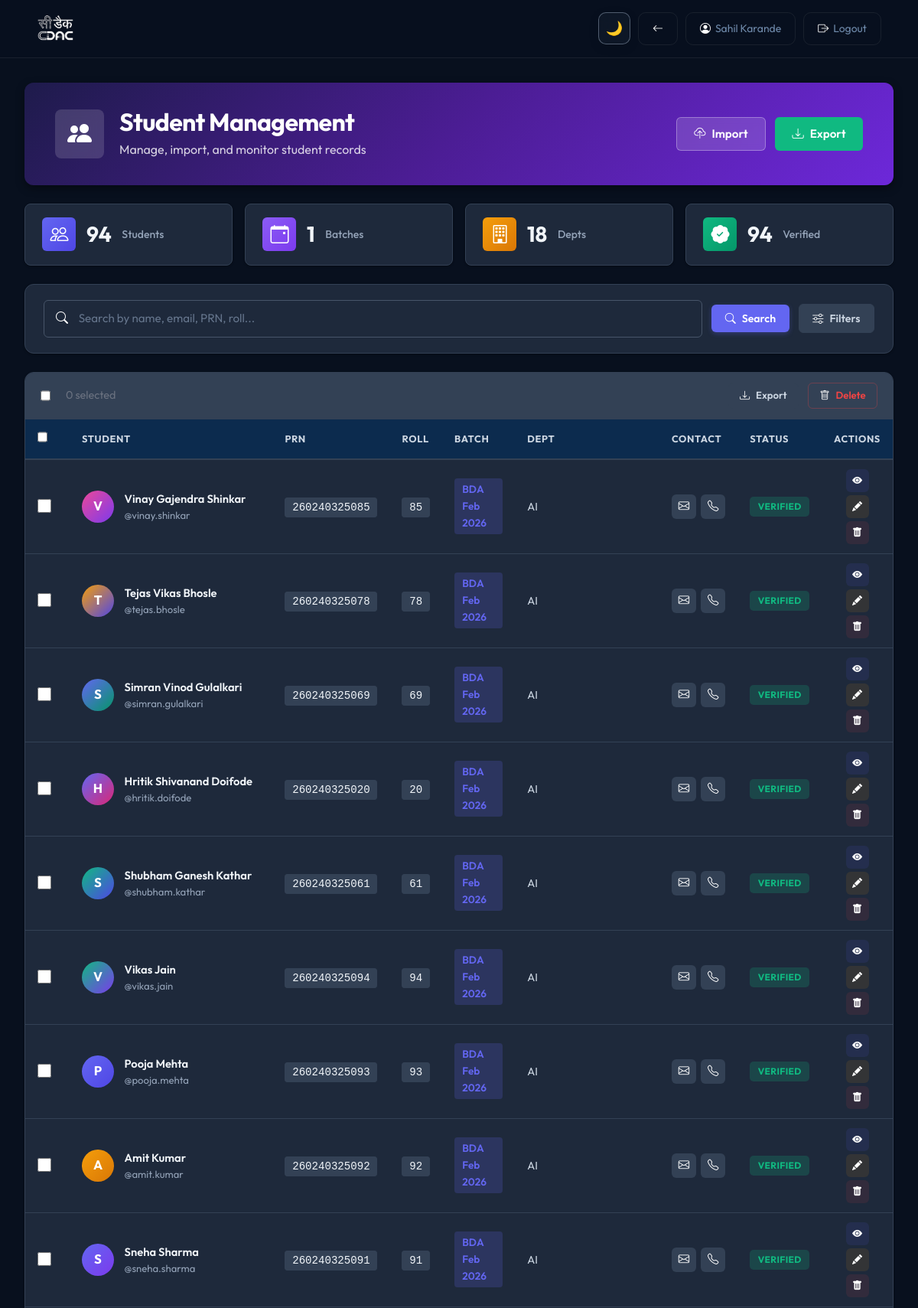
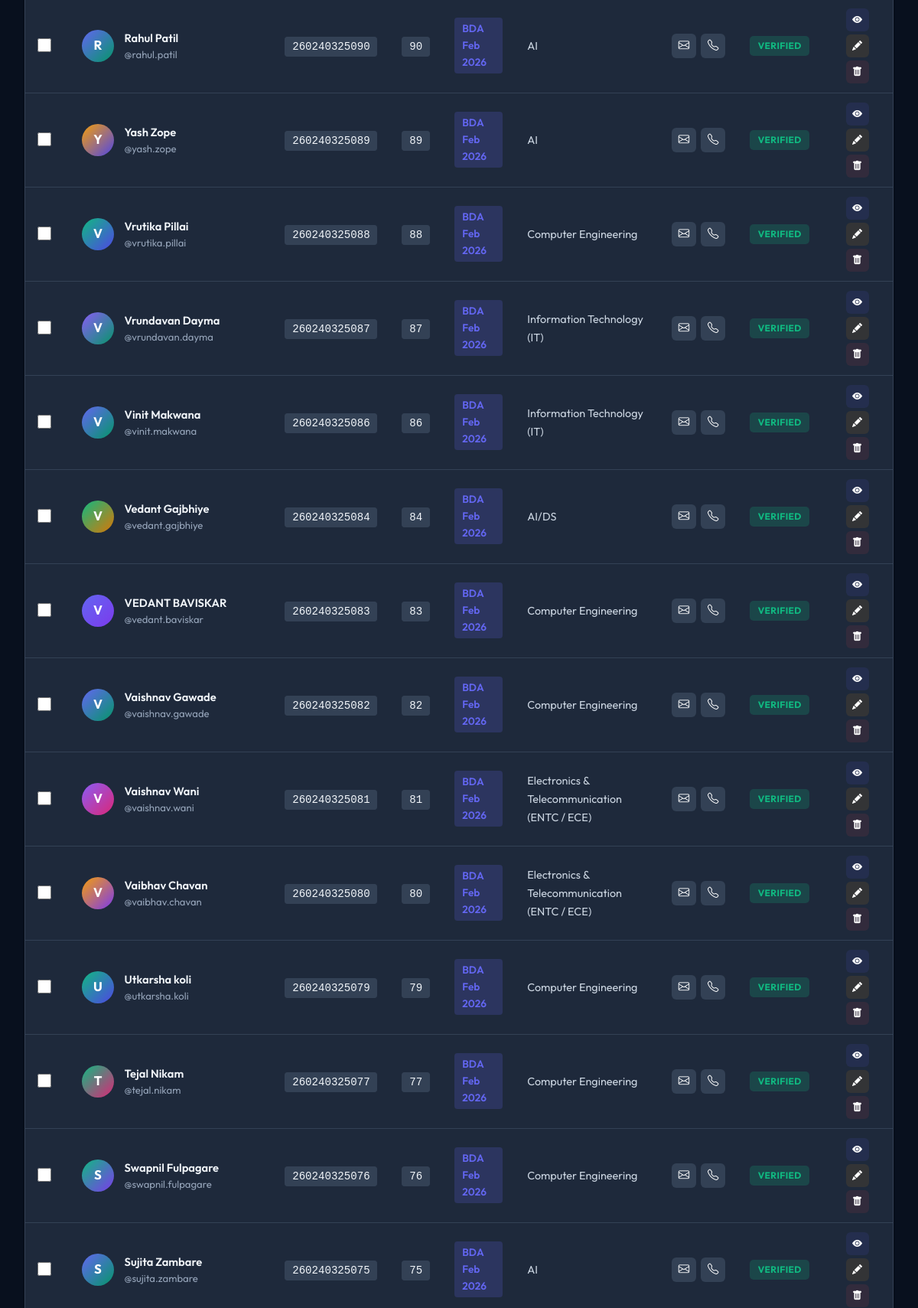
/faculty/students (signed in, upper part), run on the app's committed database (2 pictures, top to bottom).
### models.py (models this page shows, shortened)
class User(db.Model, UserMixin):
    __tablename__ = 'users'
    id = db.Column(db.Integer, primary_key=True)
    username = db.Column(db.String(50), unique=True, nullable=False)
    email = db.Column(db.String(100), unique=True, nullable=False)
    password_hash = db.Column(db.String(255), nullable=False)
    role = db.Column(db.String(20), nullable=False)  # 'student', 'faculty', or 'admin'
    full_name = db.Column(db.String(100))
    phone = db.Column(db.String(20))
    prn_number = db.Column(db.String(20), unique=True, nullable=True)
    roll_id = db.Column(db.String(20), nullable=True)
    batch = db.Column(db.String(20), nullable=True)
    department = db.Column(db.String(100), nullable=True)
    course = db.Column(db.String(100), nullable=True)  # e.g., PGCP-BDA, DAC, DBDA
    gender = db.Column(db.String(20), nullable=True)
    employee_id = db.Column(db.String(50), unique=True, nullable=True)
    is_verified = db.Column(db.Boolean, default=False)
    otp = db.Column(db.String(6), nullable=True)
    otp_created_at = db.Column(db.DateTime, nullable=True)
    created_at = db.Column(db.DateTime, default=datetime.utcnow)
    updated_at = db.Column(db.DateTime, default=datetime.utcnow, onupdate=datetime.utcnow)
    password_changed = db.Column(db.Boolean, default=False)  # Track if password changed
    password_changed_at = db.Column(db.DateTime, nullable=True)  # When password was changed
    created_exams = db.relationship('Exam', backref='creator', lazy=True, foreign_keys='Exam.creator_id')
    student_exams = db.relationship('StudentExam', backref='student', lazy=True, foreign_keys='StudentExam.student_id')
    total_violations = db.Column(db.Integer, default=0)

### backend/routes.py (the view, shortened to what this page needs)
    @app.route('/faculty/students')
    @login_required
    def faculty_student_list():
        if current_user.role not in ('faculty', 'admin'):
            flash('Access denied', 'error')
            return redirect(url_for('student_dashboard'))
        q = request.args.get('q', '').strip()
        batch = request.args.get('batch')
        department = request.args.get('department')
        verified = request.args.get('verified')
        has_phone = request.args.get('has_phone')
        sort = request.args.get('sort')
        query = User.query.filter(User.role == 'student')
        if current_user.role == 'faculty':
            faculty_course = _get_faculty_course()
            if faculty_course:
                query = query.filter(User.course == faculty_course)
            else:
                query = query.filter(db.false())  # Faculty has no course assigned
        if batch:
            query = query.filter(User.batch == batch)
        if department:
            query = query.filter(User.department == department)
        if verified == 'true':
            query = query.filter(User.is_verified == True)
        if verified == 'false':
            query = query.filter(User.is_verified == False)
        if has_phone == '1':
            query = query.filter(User.phone != None).filter(User.phone != '')
        if sort == 'name':
            query = query.order_by(User.full_name.asc())
        elif sort == 'batch':
            query = query.order_by(User.batch.asc())
        else:
            query = query.order_by(User.created_at.desc())
        students = query.all()
        batches = [b[0] for b in db.session.query(User.batch).distinct().all() if b[0]]
        departments = [d[0] for d in db.session.query(User.department).distinct().all() if d[0]]
        return render_template(
            'faculty/manage_students.html',
            students=students,
            batches=batches,
            departments=departments
        )

### frontend/templates/faculty/manage_students.html (shortened to what this page needs)
{% extends "base.html" %}
{% block extra_css %}
<link rel="stylesheet" href="{{ url_for('static', filename='css/student_management.css') }}">
{% endblock %}
{% block content %}
<div class="sm-container">
    <div class="sm-header">
        <div class="sm-header-left">
            <div class="sm-header-icon">
                <i class="bi bi-people-fill" colo></i>
            </div>
            <div>
                <h1 class="sm-title">Student Management</h1>
                <p class="sm-subtitle">Manage, import, and monitor student records</p>
            </div>
        </div>
        <div class="sm-header-actions">
            <button class="sm-btn sm-btn-outline" onclick="openImportModal()">
                <i class="bi bi-cloud-upload"></i> Import
            </button>
            <button class="sm-btn sm-btn-success" onclick="exportStudents()">
                <i class="bi bi-download"></i> Export
            </button>
        </div>
    </div>
    <div class="sm-stats-row">
        <div class="sm-stat-pill sm-stat-blue">
            <i class="bi bi-people"></i>
            <span class="sm-stat-num">{{ students|length }}</span>
            <span class="sm-stat-text">Students</span>
        </div>
        <div class="sm-stat-pill sm-stat-purple">
            <i class="bi bi-calendar-event"></i>
            <span class="sm-stat-num">{{ batches|length }}</span>
            <span class="sm-stat-text">Batches</span>
        </div>
        <div class="sm-stat-pill sm-stat-orange">
            <i class="bi bi-building"></i>
            <span class="sm-stat-num">{{ departments|length }}</span>
            <span class="sm-stat-text">Depts</span>
        </div>
        <div class="sm-stat-pill sm-stat-green">
            <i class="bi bi-patch-check-fill"></i>
            <span class="sm-stat-num">{{ students|selectattr('is_verified')|list|length }}</span>
            <span class="sm-stat-text">Verified</span>
        </div>
    </div>
    <div class="sm-search-card">
        <form method="get" id="filterForm" class="sm-search-form">
            <div class="sm-search-row">
                <div class="sm-search-input-wrap">
                    <input type="text" name="q" placeholder="Search by name, email, PRN, roll..."
                        value="{{ request.args.get('q', '') }}" autocomplete="off">
                </div>
                <button type="submit" class="sm-btn sm-btn-primary sm-btn-sm">
                    <i class="bi bi-search"></i> Search
                </button>
                <button type="button" class="sm-btn sm-btn-ghost sm-btn-sm" onclick="toggleAdvancedFilters()">
                    <i class="bi bi-sliders" id="filterToggleIcon"></i>
                    <span id="filterToggleText">Filters</span>
                </button>
            </div>
        </form>
    </div>
    {% if students %}
    <div class="sm-table-card">
        <div class="sm-table-toolbar">
            <div class="sm-toolbar-left">
                <input type="checkbox" id="selectAll" onclick="toggleSelectAll()" class="sm-checkbox">
                <span class="sm-selection-count" id="selectionCount">0 selected</span>
            </div>
            <div class="sm-toolbar-right">
                <button class="sm-btn sm-btn-ghost sm-btn-xs" onclick="exportSelected()">
                    <i class="bi bi-download"></i> Export
                </button>
                <button class="sm-btn sm-btn-danger-ghost sm-btn-xs" onclick="deleteSelected()">
                    <i class="bi bi-trash"></i> Delete
                </button>
            </div>
        </div>
        <div class="sm-table-wrap">
            <table class="sm-table">
                <thead>
                    <tr>
                        <th class="sm-th-check"><input type="checkbox" class="header-checkbox sm-checkbox"
                                onclick="toggleSelectAll()"></th>
                        <th>Student</th>
                        <th>PRN</th>
                        <th>Roll</th>
                        <th>Batch</th>
                        <th>Dept</th>
                        <th>Contact</th>
                        <th>Status</th>
                        <th>Actions</th>
                    </tr>
                </thead>
                <tbody>
                    {% for student in students %}
                    <tr>
                        <td><input type="checkbox" class="student-checkbox sm-checkbox" value="{{ student.id }}"></td>
                        <td>
                            <div class="sm-student-cell">
                                <div class="sm-avatar"
                                    style="background: linear-gradient(135deg, {{ ['#6366f1', '#8b5cf6', '#ec4899', '#f59e0b', '#10b981']|random }}, {{ ['#4f46e5', '#7c3aed', '#db2777', '#d97706', '#059669']|random }});">
                                    {{ (student.full_name or student.username)[0]|upper }}
                                </div>
                                <div class="sm-student-info">
                                    <div class="sm-student-name">{{ student.full_name or student.username }}</div>
                                    <div class="sm-student-username">@{{ student.username }}</div>
                                </div>
                            </div>
                        </td>
                        <td><span class="sm-mono">{{ student.prn_number or '—' }}</span></td>
                        <td><span class="sm-mono">{{ student.roll_id or '—' }}</span></td>
                        <td>
                            {% if student.batch %}
                            <span class="sm-tag sm-tag-blue">{{ student.batch }}</span>
                            {% else %}
                            <span class="sm-muted">—</span>
                            {% endif %}
                        </td>
                        <td><span class="sm-dept">{{ student.department or '—' }}</span></td>
                        <td>
                            <div class="sm-contact-cell">
                                {% if student.email %}
                                <a href="mailto:{{ student.email }}" class="sm-contact-icon"
                                    title="{{ student.email }}">
                                    <i class="bi bi-envelope"></i>
                                </a>
                                {% endif %}
                                {% if student.phone %}
                                <a href="tel:{{ student.phone }}" class="sm-contact-icon" title="{{ student.phone }}">
                                    <i class="bi bi-telephone"></i>
                                </a>
                                {% endif %}
                            </div>
                        </td>
                        <td>
                            {% if student.is_verified %}
                            <span class="sm-badge sm-badge-green">Verified</span>
                            {% else %}
                            <span class="sm-badge sm-badge-amber">Pending</span>
                            {% endif %}
                        </td>
                        <td>
                            <div class="sm-actions">
                                <a href="{{ url_for('student_profile', student_id=student.id) }}"
                                    class="sm-action-btn sm-action-view" title="View Profile">
                                    <i class="bi bi-eye-fill"></i>
                                </a>
                                <a href="{{ url_for('faculty_edit_student', student_id=student.id) }}"
                                    class="sm-action-btn sm-action-edit" title="Edit Student">
                                    <i class="bi bi-pencil-fill"></i>
                                </a>
                                <button class="sm-action-btn sm-action-delete" onclick="deleteStudent({{ student.id }})"
                                    title="Delete Student">
                                    <i class="bi bi-trash-fill"></i>
                                </button>
                            </div>
                        </td>
                    </tr>
                    {% endfor %}
                </tbody>
            </table>
        </div>
    </div>
    {% endif %}
</div>
{% endblock %}

### frontend/templates/base.html (shortened to what this page needs)
<!DOCTYPE html>
<html lang="en" data-theme="dark">
<head>
<link rel="stylesheet" href="https://cdn.jsdelivr.net/npm/bootstrap-icons@1.11.3/font/bootstrap-icons.css">
<link href="https://cdn.jsdelivr.net/npm/bootstrap@5.3.3/dist/css/bootstrap.min.css" rel="stylesheet"/>
<link rel="stylesheet" href="{{ url_for('static', filename='css/style.css') }}">
{% block extra_css %}{% endblock %}
</head>
<body>
<nav class="exam-nav">
<div class="nav-inner">
<div class="nav-logo">
<img id="navLogo"
src="{{ url_for('static', filename='images/Dark_Theme_logo.png') }}"
onclick="location.href='{{ url_for('index') }}'">
</div>
<div class="nav-right">
<button id="themeToggle" class="btn-theme">🌙</button>
{% if current_user.is_authenticated %}
<a href="javascript:history.back()" class="btn-nav-outline">
<i class="bi bi-arrow-left"></i>
</a>
<span class="btn-nav-outline">
<i class="bi bi-person-circle"></i>
{{ current_user.full_name or current_user.username }}
</span>
<a href="{{ url_for('logout') }}" class="btn-nav-outline">
<i class="bi bi-box-arrow-right"></i> Logout
</a>
{% endif %}
</div>
</div>
</nav>
<main class="main-content">
{% block content %}{% endblock %}
</main>
</body>
</html>

### frontend/templates/base.html (style rules this page uses)
:root { --bg:#08101e; --bg-alt:#0b1728; --border:rgba(255,255,255,0.07); --teal:#69459a; --teal-dim:rgba(105,69,154,0.12); --txt:#e4eeff; --txt-2:#6e89aa; --txt-3:#334a62; --nav-bg:rgba(8,16,30,0.9); --font-body:'Outfit',sans-serif; --font-head:'Plus Jakarta Sans',sans-serif; }
body { font-family:var(--font-body); background:var(--bg); color:var(--txt); margin:0; }
.exam-nav { position:fixed; top:0; left:0; right:0; height:76px; background:var(--nav-bg); border-bottom:1px solid var(--border); display:flex; align-items:center; z-index:1000; }
.nav-inner { max-width:1400px; margin:auto; width:100%; display:flex; justify-content:space-between; align-items:center; padding:0 48px; }
.nav-logo img { height:50px; cursor:pointer; transition:opacity .2s; }
.nav-right { display:flex; align-items:center; gap:10px; }
.btn-nav-outline { display:flex; align-items:center; gap:6px; padding:9px 18px; border-radius:10px; border:1px solid var(--border); background:transparent; color:var(--txt-2); text-decoration:none; font-size:14px; }
.btn-theme { width:42px; height:42px; border-radius:10px; border:1px solid var(--border); background:transparent; cursor:pointer; font-size:18px; }
.main-content { padding-top:76px; }

### data on the page
User: full_name "Sahil Karande"
User: full_name "V", full_name "Vinay Gajendra Shinkar", username "vinay.shinkar", prn_number "260240325085", roll "85", batch "BDA Feb 2026", department "AI", is_verified "VERIFIED"
User: full_name "T", full_name "Tejas Vikas Bhosle", username "tejas.bhosle", prn_number "260240325078", roll "78", batch "BDA Feb 2026", department "AI", is_verified "VERIFIED"
User: full_name "S", full_name "Simran Vinod Gulalkari", username "simran.gulalkari", prn_number "260240325069", roll "69", batch "BDA Feb 2026", department "AI", is_verified "VERIFIED"
User: full_name "H", full_name "Hritik Shivanand Doifode", username "hritik.doifode", prn_number "260240325020", roll "20", batch "BDA Feb 2026", department "AI", is_verified "VERIFIED"
User: full_name "S", full_name "Shubham Ganesh Kathar", username "shubham.kathar", prn_number "260240325061", roll "61", batch "BDA Feb 2026", department "AI", is_verified "VERIFIED"
User: full_name "V", full_name "Vikas Jain", username "vikas.jain", prn_number "260240325094", roll "94", batch "BDA Feb 2026", department "AI", is_verified "VERIFIED"
User: full_name "P", full_name "Pooja Mehta", username "pooja.mehta", prn_number "260240325093", roll "93", batch "BDA Feb 2026", department "AI", is_verified "VERIFIED"
User: full_name "A", full_name "Amit Kumar", username "amit.kumar", prn_number "260240325092", roll "92", batch "BDA Feb 2026", department "AI", is_verified "VERIFIED"
User: full_name "S", full_name "Sneha Sharma", username "sneha.sharma", prn_number "260240325091", roll "91", batch "BDA Feb 2026", department "AI", is_verified "VERIFIED"
User: full_name "R", full_name "Rahul Patil", username "rahul.patil", prn_number "260240325090", roll "90", batch "BDA Feb 2026", department "AI", is_verified "VERIFIED"
User: full_name "Y", full_name "Yash Zope", username "yash.zope", prn_number "260240325089", roll "89", batch "BDA Feb 2026", department "AI", is_verified "VERIFIED"
User: full_name "V", full_name "Vrutika Pillai", username "vrutika.pillai", prn_number "260240325088", roll "88", batch "BDA Feb 2026", department "Computer Engineering", is_verified "VERIFIED"
User: full_name "V", full_name "Vrundavan Dayma", username "vrundavan.dayma", prn_number "260240325087", roll "87", batch "BDA Feb 2026", department "Information Technology (IT)", is_verified "VERIFIED"
User: full_name "V", full_name "Vinit Makwana", username "vinit.makwana", prn_number "260240325086", roll "86", batch "BDA Feb 2026", department "Information Technology (IT)", is_verified "VERIFIED"
User: full_name "V", full_name "Vedant Gajbhiye", username "vedant.gajbhiye", prn_number "260240325084", roll "84", batch "BDA Feb 2026", department "AI/DS", is_verified "VERIFIED"
User: full_name "V", full_name "VEDANT BAVISKAR", username "vedant.baviskar", prn_number "260240325083", roll "83", batch "BDA Feb 2026", department "Computer Engineering", is_verified "VERIFIED"
User: full_name "V", full_name "Vaishnav Gawade", username "vaishnav.gawade", prn_number "260240325082", roll "82", batch "BDA Feb 2026", department "Computer Engineering", is_verified "VERIFIED"
User: full_name "V", full_name "Vaishnav Wani", username "vaishnav.wani", prn_number "260240325081", roll "81", batch "BDA Feb 2026", department "Electronics & Telecommunication (ENTC / ECE)", is_verified "VERIFIED"
User: full_name "V", full_name "Vaibhav Chavan", username "vaibhav.chavan", prn_number "260240325080", roll "80", batch "BDA Feb 2026", department "Electronics & Telecommunication (ENTC / ECE)", is_verified "VERIFIED"
User: full_name "U", full_name "Utkarsha koli", username "utkarsha.koli", prn_number "260240325079", roll "79", batch "BDA Feb 2026", department "Computer Engineering", is_verified "VERIFIED"
User: full_name "T", full_name "Tejal Nikam", username "tejal.nikam", prn_number "260240325077", roll "77", batch "BDA Feb 2026", department "Computer Engineering", is_verified "VERIFIED"
User: full_name "S", full_name "Swapnil Fulpagare", username "swapnil.fulpagare", prn_number "260240325076", roll "76", batch "BDA Feb 2026", department "Computer Engineering", is_verified "VERIFIED"
User: full_name "S", full_name "Sujita Zambare", username "sujita.zambare", prn_number "260240325075", roll "75", batch "BDA Feb 2026", department "AI", is_verified "VERIFIED"

### other printed values
{{ students|length }} "94"
{{ batches|length }} "1"
{{ departments|length }} "18"
{{ students|selectattr('is_verified')|list|length }} "94"
